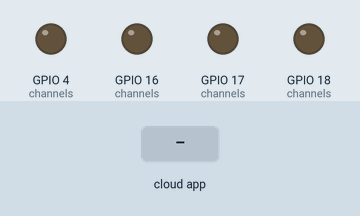
This sketch was run on a simulated ESP32. On the bench: output pins drawn as LEDs (lit = HIGH). The test bench sets the inputs (shaded band). WiFi joins after 1.5 s; servers stay silent unless stated; the Firebase database answers and starts empty; what the sketch prints to the serial monitor is not drawn.

Above: at 3.2 s.
3.3 s: the phone or cloud app sets command to ON
At 5.7 s:
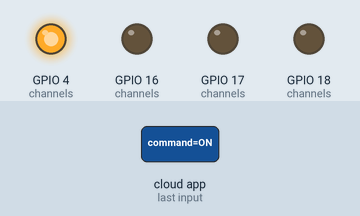
6.0 s: the phone or cloud app sets command to OFF
At 7.2 s:
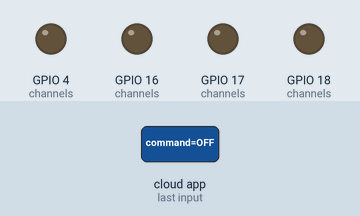
7.5 s: the phone or cloud app sets command to TOGGLE
At 8.9 s:
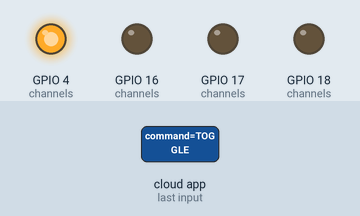
Timing chart, 0 to 10.5 s (numbered marks = the images above; inputs shaded):
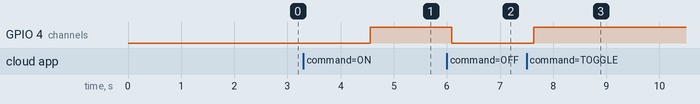

Measured:
- after the input at 3.3 s, GPIO 4 (channels): LOW → HIGH after 1.3 s
- after the input at 6.0 s, GPIO 4 (channels): HIGH → LOW after 0.10 s
- after the input at 7.5 s, GPIO 4 (channels): LOW → HIGH after 0.14 s

The sketch:

safehome_node.ino
```cpp
/*
 * SafeHome node - 4 LED channels (prototype)
 *
 * LEDs stand in for the four relay channels until the relays and sensors arrive.
 * Database layout, matching what the Android app reads:
 *
 *   /devices/ESP32_001/channels/ch1..ch4/name     String  (set once, never overwritten)
 *   /devices/ESP32_001/channels/ch1..ch4/isOn     Bool    (written by the node)
 *   /devices/ESP32_001/channels/ch1..ch4/command  String  ("ON" | "OFF" | "TOGGLE" | "none", written by the app)
 */

#include <WiFi.h>
#include <Firebase_ESP_Client.h>
#include <addons/TokenHelper.h>
#include <addons/RTDBHelper.h>
#include "secrets.h"

// Must match DeviceRepository.DEVICE_ID in the Android app.
const char* NODE_ID = "ESP32_001";

struct Channel {
  const char* id;
  const char* defaultName;
  uint8_t pin;
  bool on;
};

Channel channels[] = {
  { "ch1", "Living Room Light", 4, false },
  { "ch2", "Ceiling Fan", 16, false },
  { "ch3", "Aircon", 17, false },
  { "ch4", "Kitchen Light", 18, false },
};
const int CHANNEL_COUNT = sizeof(channels) / sizeof(channels[0]);

FirebaseData fbdo;
FirebaseAuth auth;
FirebaseConfig config;

bool registered = false;
unsigned long lastPollMillis = 0;
unsigned long lastBeatMillis = 0;

const unsigned long POLL_INTERVAL_MS = 400;
const unsigned long BEAT_INTERVAL_MS = 10000;

String path(const Channel& c, const char* field) {
  return String("/devices/") + NODE_ID + "/channels/" + c.id + "/" + field;
}

void applyOutput(Channel& c, bool on) {
  c.on = on;
  digitalWrite(c.pin, on ? HIGH : LOW);
}

void connectWifi() {
  Serial.printf("[WiFi] Connecting to %s", WIFI_SSID);
  WiFi.begin(WIFI_SSID, WIFI_PASSWORD);
  for (int i = 0; i < 60 && WiFi.status() != WL_CONNECTED; i++) {
    delay(500);
    Serial.print(".");
  }
  if (WiFi.status() != WL_CONNECTED) {
    Serial.println(" FAILED (needs a 2.4 GHz network). Restarting...");
    delay(5000);
    ESP.restart();
  }
  Serial.printf(" OK, IP %s\n", WiFi.localIP().toString().c_str());
}

// Creates each channel with its default name only if it doesn't exist yet, so a name
// the user changed later is kept. isOn is always reset to match the LED (off at boot).
void registerChannels() {
  for (int i = 0; i < CHANNEL_COUNT; i++) {
    Channel& c = channels[i];
    bool hasName = Firebase.RTDB.getString(&fbdo, path(c, "name")) && fbdo.stringData().length() > 0;
    if (!hasName) Firebase.RTDB.setString(&fbdo, path(c, "name"), c.defaultName);
    Firebase.RTDB.setBool(&fbdo, path(c, "isOn"), false);
    Firebase.RTDB.setString(&fbdo, path(c, "command"), "none");
    Serial.printf("[Firebase] %s registered (GPIO %d)\n", c.id, c.pin);
  }
  registered = true;
}

void handleCommand(Channel& c, String command) {
  command.toUpperCase();
  if (command == "ON") applyOutput(c, true);
  else if (command == "OFF") applyOutput(c, false);
  else if (command == "TOGGLE") applyOutput(c, !c.on);
  else {
    Serial.printf("[%s] Unknown command: %s\n", c.id, command.c_str());
    Firebase.RTDB.setString(&fbdo, path(c, "command"), "none");
    return;
  }
  Serial.printf("[%s] -> %s\n", c.id, c.on ? "ON" : "OFF");
  // State first so the app updates, then clear the command so it isn't run twice.
  Firebase.RTDB.setBool(&fbdo, path(c, "isOn"), c.on);
  Firebase.RTDB.setString(&fbdo, path(c, "command"), "none");
}

void pollCommands() {
  for (int i = 0; i < CHANNEL_COUNT; i++) {
    Channel& c = channels[i];
    if (Firebase.RTDB.getString(&fbdo, path(c, "command"))) {
      String command = fbdo.stringData();
      if (command.length() > 0 && command != "none") handleCommand(c, command);
    }
  }
}

void setup() {
  Serial.begin(115200);
  delay(500);
  Serial.println("\nSafeHome node - 4 LED channels");

  for (int i = 0; i < CHANNEL_COUNT; i++) {
    pinMode(channels[i].pin, OUTPUT);
    applyOutput(channels[i], false);
  }

  connectWifi();

  config.api_key = API_KEY;
  config.database_url = DATABASE_URL;
  auth.user.email = USER_EMAIL;
  auth.user.password = USER_PASSWORD;
  config.token_status_callback = tokenStatusCallback;
  Firebase.reconnectWiFi(true);
  Firebase.begin(&config, &auth);

  Serial.print("[Firebase] Connecting");
  unsigned long start = millis();
  while (!Firebase.ready() && millis() - start < 15000) {
    Serial.print(".");
    delay(500);
  }
  Serial.println(Firebase.ready() ? " ready" : " (will retry in loop)");
}

void loop() {
  if (!Firebase.ready()) {
    delay(1000);
    return;
  }
  if (!registered) registerChannels();

  unsigned long now = millis();
  if (now - lastPollMillis >= POLL_INTERVAL_MS) {
    lastPollMillis = now;
    pollCommands();
  }
  if (now - lastBeatMillis >= BEAT_INTERVAL_MS) {
    lastBeatMillis = now;
    Serial.printf("[Beat] up %lus  CH1:%d CH2:%d CH3:%d CH4:%d\n", now / 1000,
                  channels[0].on, channels[1].on, channels[2].on, channels[3].on);
  }
  delay(20);
}
```

secrets.example.h
```cpp
// Copy this file to secrets.h and fill in your values. secrets.h is git-ignored.
#pragma once

#define WIFI_SSID      "your-wifi-2.4GHz"
#define WIFI_PASSWORD  "your-wifi-password"

#define API_KEY        "your-firebase-web-api-key"
#define DATABASE_URL   "https://your-project-default-rtdb.region.firebasedatabase.app"
#define USER_EMAIL     "esp32@example.com"
#define USER_PASSWORD  "your-esp32-account-password"
```
